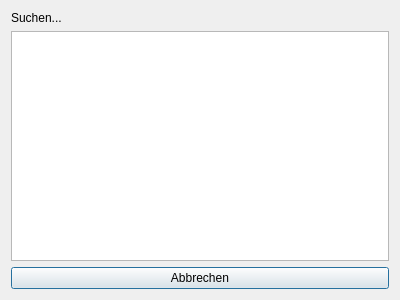
<?xml version="1.0" encoding="UTF-8"?>
<ui version="4.0">
 <class>RemoteSelector</class>
 <widget class="QDialog" name="RemoteSelector">
  <property name="geometry">
   <rect>
    <x>0</x>
    <y>0</y>
    <width>400</width>
    <height>300</height>
   </rect>
  </property>
  <property name="windowTitle">
   <string>Verfügbare Server</string>
  </property>
  <layout class="QVBoxLayout" name="verticalLayout">
   <item>
    <widget class="QLabel" name="status">
     <property name="text">
      <string>Suchen...</string>
     </property>
    </widget>
   </item>
   <item>
    <widget class="QListWidget" name="remoteDevices"/>
   </item>
   <item>
    <widget class="QPushButton" name="cancelButton">
     <property name="text">
      <string>Abbrechen</string>
     </property>
    </widget>
   </item>
  </layout>
 </widget>
 <resources/>
 <connections/>
</ui>
